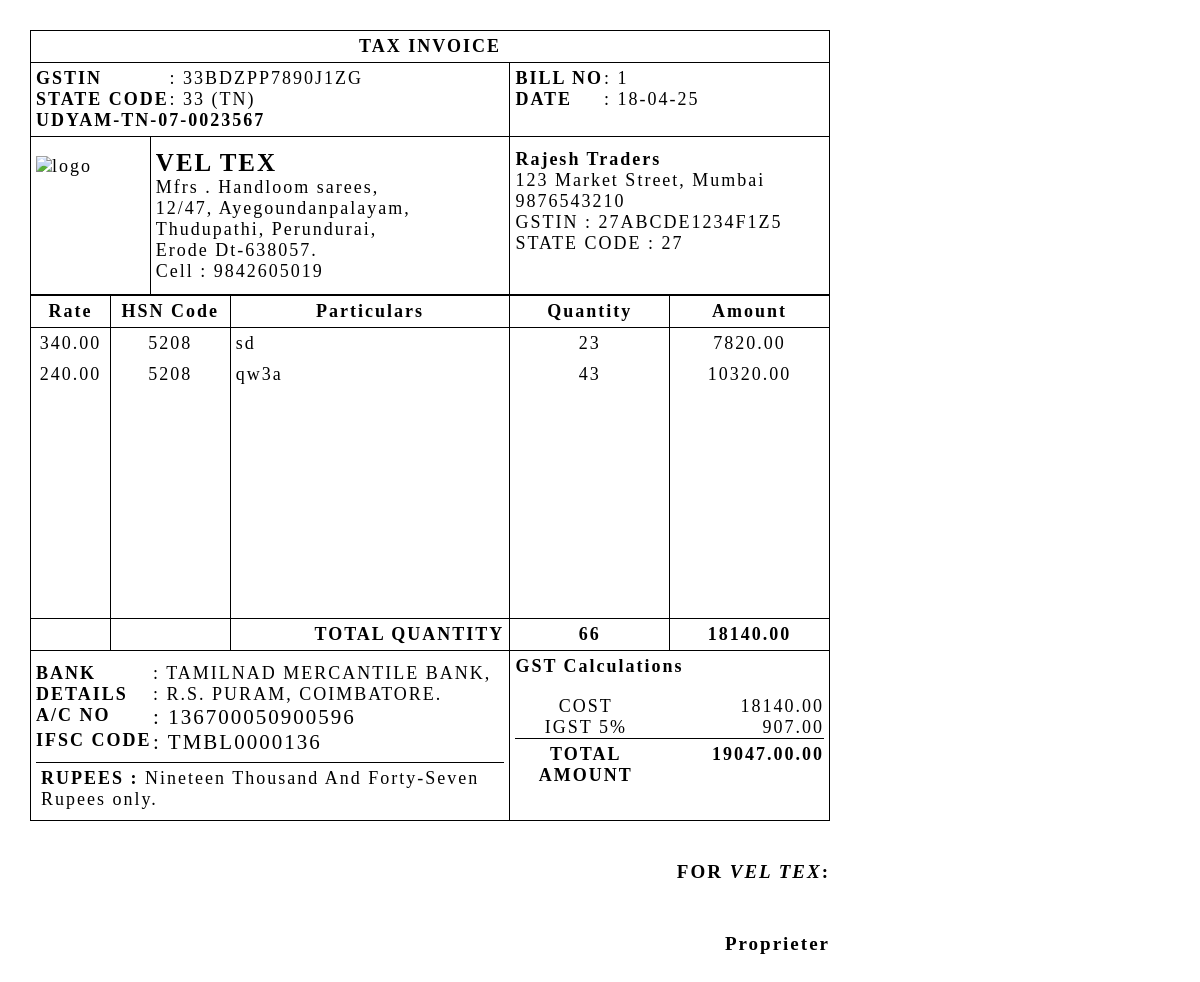
The page /api/bill10/ on the database its author committed.
### core/models.py (models this page shows, shortened)
class Bill(models.Model):
    bill_number = models.PositiveIntegerField(unique=True)
    date = models.DateField(default=timezone.localdate)
    buyer = models.ForeignKey(Buyer, on_delete=models.CASCADE)
    total_sarees = models.IntegerField(default=0)
    subtotal = models.DecimalField(max_digits=10, decimal_places=2, default=0)
    gst_sgst = models.DecimalField(max_digits=10, decimal_places=2, null=True, blank=True)
    gst_cgst = models.DecimalField(max_digits=10, decimal_places=2, null=True, blank=True)
    gst_igst = models.DecimalField(max_digits=10, decimal_places=2, null=True, blank=True)
    total_amount = models.DecimalField(max_digits=10, decimal_places=2, default=0)
    amount_in_words = models.CharField(max_length=255, default=0)
    is_same_state = models.BooleanField(default=True)

class Buyer(models.Model):
    name = models.CharField(max_length=100)
    address = models.TextField()
    gstin = models.CharField(unique=True, max_length=15)
    state_code = models.CharField(max_length=5)
    phone = models.CharField(max_length=15)

class BillItem(models.Model):
    bill = models.ForeignKey(Bill, on_delete=models.CASCADE, related_name='items')
    hsn_code = models.IntegerField(default=5208)
    particulars = models.CharField(max_length=255)
    rate = models.DecimalField(max_digits=10, decimal_places=2)
    quantity = models.IntegerField()
    amount = models.DecimalField(max_digits=10, decimal_places=2)

### core/views.py (the view)
# urls.py: path('bill10/',views.rendertemp),
def rendertemp(request):
    bill = Bill.objects.get(bill_number=1)
    items = list(BillItem.objects.filter(bill_id=bill.id))
    itemsList = []
    for item in items:
        itemsList.append(item)
    for i in range(len(items),(10-len(items))*5):
        itemsList.append('0')
    return render(request,'bill.html',{'bill':bill,'items':itemsList})

### templates/bill.html (shortened to what this page needs)
<!DOCTYPE html>
<html>
<head>
</head>
<body>
    <div class="invoice-box">
        <table class="header">
            <tr>
                <th colspan="3" class="center bold">TAX INVOICE</th>
            </tr>
            <tr class="btm-border">
                <td colspan="2">
                    <table class="no-border" style="width: 70%;">
                        <tr>
                            <td class="no-border no-pad bold ">GSTIN </td>
                            <td class="no-border no-pad">: 33BDZPP7890J1ZG</td>
                        </tr>
                        <tr>
                            <td class="no-border no-pad bold" >STATE CODE </td>
                            <td class="no-border no-pad">: 33 (TN)</td>
                        </tr>
                        <tr>
                            <td colspan="2" class="no-border no-pad bold">UDYAM-TN-07-0023567</td>
                        </tr>
                    </table>
                </td>
                <td class="left">
                    <table class="no-border" style="width: 60%;">
                        <tr>
                            <td class="no-border no-pad bold ">BILL NO</td>
                            <td class="no-border no-pad">: {{bill.bill_number}}</td>
                        </tr>
                        <tr>
                            <td class="no-border no-pad bold" >DATE</td>
                            <td class="no-border no-pad">: {{bill.date|date:'d-m-y'}}</td>
                        </tr>
                    </table>
                </td>
            </tr>
            <tr>
                <td class="logo-cell" style="width: 15%;">
                    <img src="https://drive.google.com/thumbnail?id=1PpTWhktaTFKOY_iNZ-DwYF4Yj4tfBuQP" alt="logo">
                </td>
                <td style="width: 45%;">
                    <span class="veltex"><b>VEL TEX</b></span><br>
                    Mfrs . Handloom sarees,<br>
                    12/47, Ayegoundanpalayam,<br>
                    Thudupathi, Perundurai, <br>Erode Dt-638057.<br>
                    Cell : 9842605019
                </td>
                <td style="width: 45%;" class="buyer">
                    <p class="no-pad">
                        <b>{{bill.buyer.name}}</b><br>
                        {{bill.buyer.address}}<br>
                        {{bill.buyer.phone}} <br>
                    </p>
                    <span>
                        GSTIN : {{bill.buyer.gstin}}<br>
                        STATE CODE : {{bill.buyer.state_code}}
                    </span>
                </td>
            </tr>
        </table>
        <table class="items">
            <tr class="center bold">
                <th style="width: 10%;">Rate</th>
                <th style="width: 15%;">HSN Code</th>
                <th style="width: 35%;">Particulars</th>
                <th style="width: 20%;">Quantity</th>
                <th style="width: 30%;">Amount</th>
            </tr>
            {%for item in items%}
                {%if item == '0'%}
                <tr>
                    <td class="item" style="padding: 3px;"></td>
                    <td class="item" style="padding: 3px;"></td>
                    <td class="item" style="padding: 3px;"></td>
                    <td class="item" style="padding: 3px;"></td>
                    <td class="item" style="padding: 3px;"></td>
                </tr>
                {%else%}
                <tr>
                    <td class="center item">{{item.rate}}</td>
                    <td class="center item">{{item.hsn_code}}</td>
                    <td class="item">{{item.particulars}}</td>
                    <td class="center item">{{item.quantity}}</td>
                    <td class="center item">{{item.amount}}</td>
                </tr>
                {%endif%}
            {%endfor%}
            <tr>
                <td class="btm-border"></td>
                <td class="btm-border"></td>
                <td class="bold right btm-border">TOTAL QUANTITY</td>
                <th class="center bold btm-border">{{bill.total_sarees}}</th>
                <th class="center bold btm-border">{{bill.subtotal}}</th>
            </tr>
            <tr>
                <td colspan="3">
                    <table class="no-border">
                        <tr>
                            <td class="no-border no-pad bold" style="width: 25%;">BANK DETAILS</td>
                            <td class="no-border no-pad">: TAMILNAD MERCANTILE BANK,<br>
                                : R.S. PURAM, COIMBATORE.</td>
                        </tr>
                        <tr>
                            <td class="no-border no-pad bold" >A/C NO</td>
                            <td class="no-border no-pad highlight">: 136700050900596</td>
                        </tr>
                        <tr style="border-bottom: 1px solid black; padding-bottom: 5px;">
                            <td class="no-border no-pad bold" >IFSC CODE</td>
                            <td class="no-border no-pad highlight">: TMBL0000136
                                <p style="font-size: 7px;"></p></td>
                        </tr>
                        <tr>
                            <td colspan="2" class="no-border">
                                <b>RUPEES :</b> {{bill.amount_in_words}}
                            </td>
                        </tr>
                    </table>
                </td>
                <td colspan="2">
                    <table class="no-border center">
                        <tr>
                            <td colspan="2" class="no-border no-pad bold left" style="height: 40px;">GST Calculations</td>
                        </tr>
                        <tr>
                            <td class="no-border no-pad">COST</td>
                            <td class="no-border no-pad right">{{bill.subtotal}}</td>
                        </tr>
                        {% if bill.buyer.state_code == '33' %}
                        <tr>
                            <td class="no-border no-pad">SGST 2.5%</td>
                            <td class="no-border no-pad right">{{bill.gst_sgst}}</td>
                        </tr>
                        <tr>
                            <td class="no-border no-pad">CGST 2.5%</td>
                            <td class="no-border no-pad right">{{bill.gst_cgst}}</td>
                        </tr>
                        {% else %}
                        <tr>
                            <td class="no-border no-pad">IGST 5%</td>
                            <td class="no-border no-pad right">{{bill.gst_igst}}</td>
                        </tr>
                        {% endif %}
                        <tr style="border-top: 1px solid black;padding-top:50px;">
                            <td class="no-border bold no-pad" style="padding-top: 5px;">TOTAL <br> AMOUNT</td>
                            <td class="no-border bold no-pad right" style="padding-top: 5px;">{{bill.total_amount}}.00</td>
                        </tr>
                    </table>
                </td>
            </tr>
        </table>
        <div class="signature">FOR <i>VEL TEX</i>:</div>
        <div class="signature" style="padding-top: 50px;">Proprieter </div>
    </div>
</body>
</html>

### templates/bill.html (style rules this page uses)
body { letter-spacing: 2px; margin: 20px; font-size: 19px; }
.invoice-box { width: 800px; padding: 10px; }
table { width: 100%; border-collapse: collapse; }
.header, .info, .items, .summary, .bank-details { border: 1px solid black; }
.items, .buyer, .header { font-size: 18px; }
td, th, .btm-border { border: 1px solid black; padding: 5px; vertical-align: top; }
td { border-bottom: none; border-top: none; }
.no-border { border: none; }
.no-pad { padding: 0; margin:0; }
.center { text-align: center; }
.bold { font-weight: bold; }
.right { text-align: right; }
.left { text-align: left; }
.logo-cell { padding-top: 19px; }
.logo-cell img { width: 110px; height: 110px; }
.signature { text-align: right; font-weight: bold; padding-top: 40px; }
.highlight { font-size: 21px; }
.veltex { font-size: 25px; }

### rows shown on the page
Bill: bill_number "1", date "18-04-25", buyer.name "Rajesh Traders", buyer.address "123 Market Street, Mumbai", buyer.phone "9876543210", buyer.gstin "27ABCDE1234F1Z5", buyer.state_code "27", total_sarees "66", subtotal "18140.00", amount_in_words "Nineteen Thousand And Forty-Seven Rupees only.", gst_igst "907.00", total_amount "19047.00"
BillItem: rate "340.00", hsn_code "5208", particulars "sd", quantity "23", amount "7820.00"
BillItem: rate "240.00", hsn_code "5208", particulars "qw3a", quantity "43", amount "10320.00"
